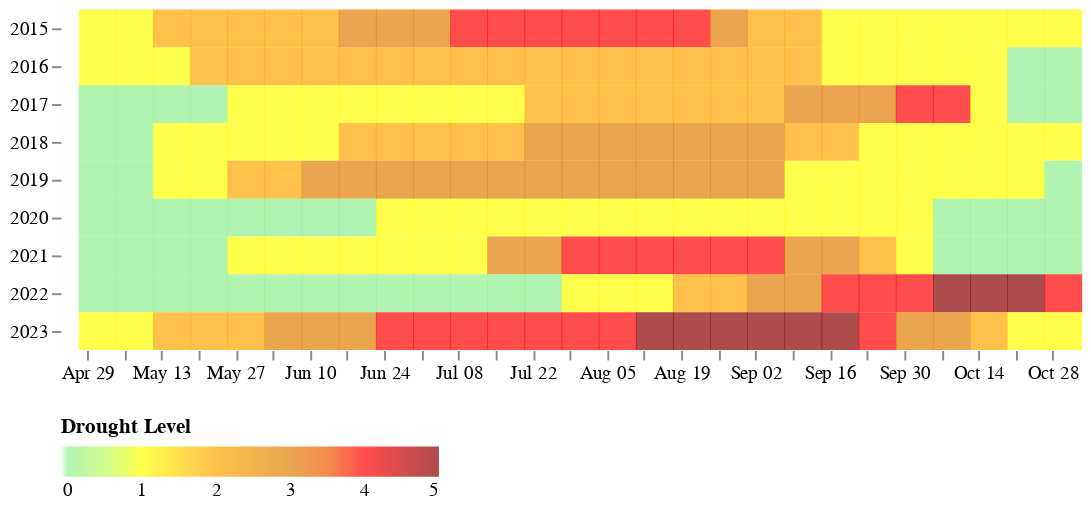

The notebook cell this image was saved under:
### Code cell
colorscale = alt.Scale(domain=['-0.1', '0', '1', '2', '3', '4', '5'],
                       range=['#1C00ff00', 'lightgreen', 'yellow', 'orange', '#E17F03', 'red', 'darkred'])

alt.Chart(drought).mark_square(size=400).encode(
    alt.X("monthdate(date):T", title=None, axis=alt.Axis(grid=False)),
    alt.Y("year:O", title=None),
    alt.Color("level:Q", title="Drought Level", scale=colorscale, legend=dict(orient="bottom")),
    tooltip=[
        alt.Tooltip("monthdate(date)", title="Date"),
        alt.Tooltip("level", title="Drought Level"),
    ],
).configure_view(
    step=12,
    strokeWidth=0
).configure_axis(
    domain=False
).properties(width=530, height=180)

### Figure 1 — Vega-Lite specification as saved in the notebook (floating-point values rounded to 4 significant figures; data arrays with more than 128 entries replaced by an {"elided": "..."} marker saying what was removed)
{"config": {"view": {"continuousWidth": 300, "continuousHeight": 300, "step": 12, "strokeWidth": 0}, "axis": {"domain": false}}, "data": {"name": "data-c264e7cfbf3ce792ce2acd822d31e448"}, "mark": {"type": "square", "size": 400}, "encoding": {"color": {"field": "level", "legend": {"orient": "bottom"}, "scale": {"domain": ["-0.1", "0", "1", "2", "3", "4", "5"], "range": ["#1C00ff00", "lightgreen", "yellow", "orange", "#E17F03", "red", "darkred"]}, "title": "Drought Level", "type": "quantitative"}, "tooltip": [{"field": "date", "timeUnit": "monthdate", "title": "Date", "type": "temporal"}, {"field": "level", "title": "Drought Level", "type": "quantitative"}], "x": {"axis": {"grid": false}, "field": "date", "timeUnit": "monthdate", "title": null, "type": "temporal"}, "y": {"field": "year", "title": null, "type": "ordinal"}}, "height": 180, "width": 530, "$schema": "https://vega.github.io/schema/vega-lite/v5.8.0.json", "datasets": {"data-c264e7cfbf3ce792ce2acd822d31e448": {"elided": "252 records"}}}
